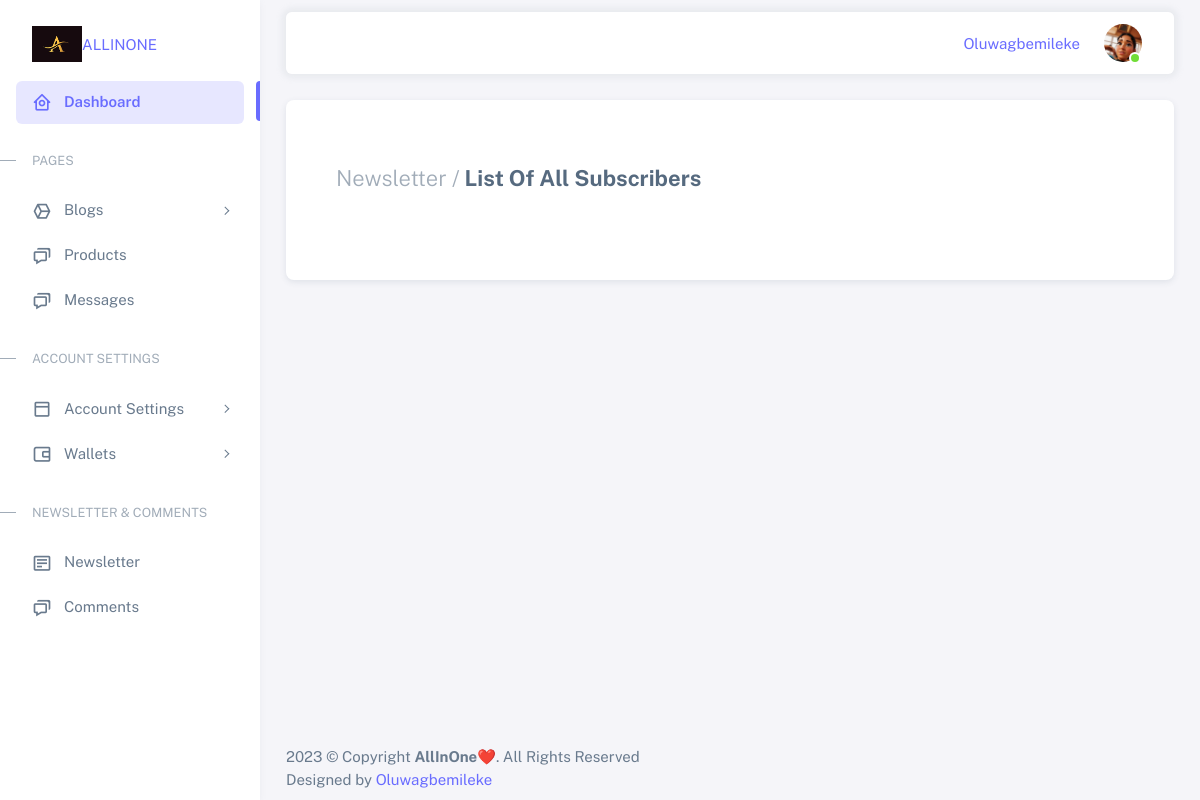
The page /user/subscribers/ (signed in) on the database its author committed.
### users/models.py (models this page shows, shortened)
class NewUser(AbstractBaseUser, PermissionsMixin):
    image = models.ImageField(blank=True, verbose_name='User Image', null=True, upload_to='uploads', default='')
    email = models.EmailField(_('email address'), unique=True)
    user_name = models.CharField(max_length=150, unique=True)
    first_name = models.CharField(max_length=150)
    last_name = models.CharField(max_length=150)
    start_date = models.DateTimeField(default=timezone.now)
    phone_number = models.CharField(max_length=100, blank=True)
    about = models.TextField(_('about'), max_length=500, blank=True)
    is_staff = models.BooleanField(default=False)
    is_active = models.BooleanField(default=False)
    objects = CustomAccountManager()
    USERNAME_FIELD = 'email'
    REQUIRED_FIELDS = ['user_name', 'first_name', 'last_name']
    def image_url(self):
        if self.image:
            return self.image.url

### backend/views.py (the view)
# urls.py: path('subscribers/', views.newsletter, name='newsletter'),
@login_required(login_url='/backend/login/')
def newsletter(request):
    newsletter = SubscribeModel.objects.order_by('-timestamp')
    return render(request, 'backend/newsletter.html', {'newsletter':newsletter})

### templates/backend/newsletter.html (shortened to what this page needs)
{% extends 'backend/base.html' %}
{% load static %}
{% block content %}
          <div class="content-wrapper">
            <div class="container-xxl flex-grow-1 container-p-y">
            <div class="col-md-12">
              <div class="card mb-4">
                <div class="card-body">
                  <div class="container-xxl flex-grow-1 container-p-y">
                    <h4 class="fw-bold py-3 mb-4"><span class="text-muted fw-light">Newsletter /</span> List Of All Subscribers</h4>
                  </div>
                </div>
              </div>
            </div>
            </div>
  {% endblock %}

### templates/backend/base.html (shortened to what this page needs)
{% load static %}
<!DOCTYPE html>
<html
  lang="en"
  class="light-style layout-menu-fixed"
  dir="ltr"
  data-theme="theme-default"
  data-assets-path="{% static 'backend/assets/' %}"
  data-template="vertical-menu-template-free"
>
  <head>
    <link rel="stylesheet" href="{% static 'backend/assets/vendor/fonts/boxicons.css' %}" />
    <link rel="stylesheet" href="{% static 'backend/assets/vendor/css/core.css' %}" class="template-customizer-core-css" />
    <link rel="stylesheet" href="{% static 'backend/assets/vendor/css/theme-default.css' %}" class="template-customizer-theme-css" />
    <link rel="stylesheet" href="{% static 'backend/assets/css/demo.css' %}" />
    <link rel="stylesheet" href="{% static 'backend/assets/vendor/libs/perfect-scrollbar/perfect-scrollbar.css' %}" />
    <link rel="stylesheet" href="{% static 'backend/assets/vendor/libs/apex-charts/apex-charts.css' %}" />
  </head>
  <body>
    <div class="layout-wrapper layout-content-navbar">
      <div class="layout-container">
        <aside id="layout-menu" class="layout-menu menu-vertical menu bg-menu-theme">
          <div class="app-brand demo">
            <a href="{% url 'index' %}" class="app-brand-link">
              <img src="{% static 'frontend/assets/img/allinone2.png' %}" data-retina="true" alt="" width="50" height="36">ALLINONE</a>
          </div>
          <ul class="menu-inner py-1">
            <li class="menu-item active">
              <a href="{% url 'backend:dashboard' %}" class="menu-link">
                <i class="menu-icon tf-icons bx bx-home-circle"></i>
                <div data-i18n="Analytics">Dashboard</div>
              </a>
            </li>
            <li class="menu-header small text-uppercase">
              <span class="menu-header-text">Pages</span>
            </li>
            <li class="menu-item">
              <a href="javascript:void(0);" class="menu-link menu-toggle">
                <i class="menu-icon tf-icons bx bx-cube-alt"></i>
                <div data-i18n="Misc">Blogs</div>
              </a>
                </li>
              </ul>
            <li class="menu-item">
              <a href="#" class="menu-link">
                <i class="menu-icon tf-icons bx bx-chat"></i>
                <div data-i18n="Contact">Products</div>
              </a>
            </li>
            <li class="menu-item">
              <a href="{% url 'backend:message' %}" class="menu-link">
                <i class="menu-icon tf-icons bx bx-chat"></i>
                <div data-i18n="Contact">Messages</div>
              </a>
            </li>
            <li class="menu-header small text-uppercase"><span class="menu-header-text">Account Settings</span></li>
            <li class="menu-item">
              <a href="javascript:void(0);" class="menu-link menu-toggle">
                <i class="menu-icon tf-icons bx bx-dock-top"></i>
                <div data-i18n="Account Settings">Account Settings</div>
              </a>
            </li>
            <li class="menu-item">
              <a href="javascript:void(0);" class="menu-link menu-toggle">
                <i class="menu-icon tf-icons bx bx-wallet-alt"></i>
                <div data-i18n="Authentications">Wallets</div>
              </a>
            </li>
            <li class="menu-header small text-uppercase"><span class="menu-header-text">Newsletter &amp; Comments</span></li>
            <li class="menu-item">
              <a href="{% url 'backend:newsletter' %}" class="menu-link">
                <i class="menu-icon tf-icons bx bx-detail"></i>
                <div data-i18n="Newsletter">Newsletter</div>
              </a>
            </li>
            <li class="menu-item">
              <a href="#" class="menu-link">
                <i class="menu-icon tf-icons bx bx-chat"></i>
                <div data-i18n="Comments">Comments</div>
              </a>
            </li>
        </aside>
        <div class="layout-page">
          <nav
            class="layout-navbar container-xxl navbar navbar-expand-xl navbar-detached align-items-center bg-navbar-theme"
            id="layout-navbar"
          >
            <div class="navbar-nav-right d-flex align-items-center" id="navbar-collapse">
              <ul class="navbar-nav flex-row align-items-center ms-auto">
                <li class="nav-item lh-1 me-3">
                  <a
                    class="github-button"
                    href="#"
                    data-icon="octicon-star"
                    data-size="large"
                    data-show-count="true"
                    aria-label="Star themeselection/sneat-html-admin-template-free on GitHub"
                    >{{user.user_name }}</a
                  >
                </li>
                <li class="nav-item navbar-dropdown dropdown-user dropdown">
                  <a class="nav-link dropdown-toggle hide-arrow" href="javascript:void(0);" data-bs-toggle="dropdown">
                    <div class="avatar avatar-online">
                      <img class="img-profile rounded-circle" src="{{ user.image_url}}">
                    </div>
                  </a>
                </li>
              </ul>
            </div>
          </nav>
    {% block content %}
    {% endblock %}
    <footer class="content-footer footer bg-footer-theme">
    <div class="container-xxl d-flex flex-wrap justify-content-between py-2 flex-md-row flex-column">
      <div class="mb-2 mb-md-0">
        <div class="copyright">
          &copy; Copyright <strong><span>AllInOne❤️</span></strong>. All Rights Reserved
        </div>
        <div class="credits">
          Designed by <a href="https://gbemileke.pythonanywhere.com/" target="_blank">Oluwagbemileke</a>
        </div>
      </div>
    </div>
    </footer>
</div>
</div>
</div>
</div>
</body>
</html>

### static/backend/assets/css/demo.css (style rules this page uses)
.menu .app-brand.demo { height: 64px; margin-top: 12px; }

### rows shown on the page
NewUser: user_name "Oluwagbemileke", image_url (picture)
